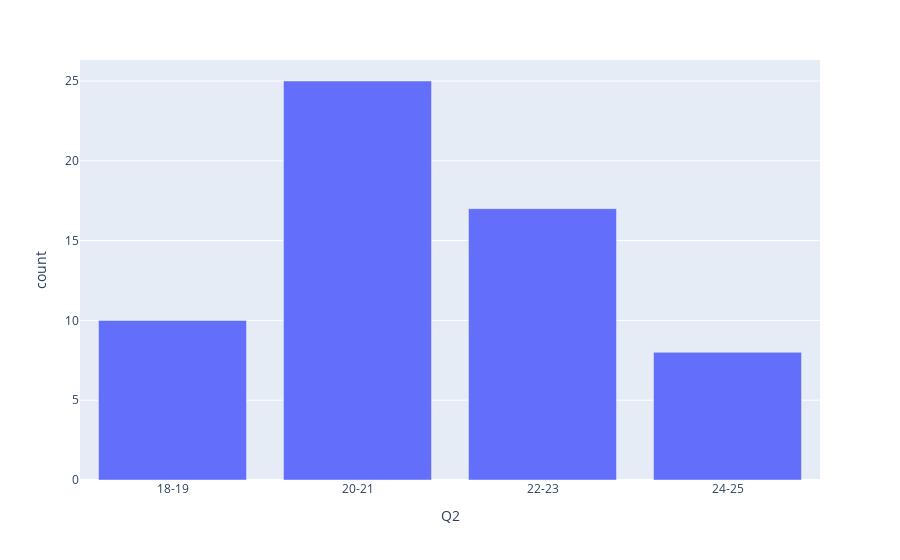

Write notebook code for a chart like this one.
### Code cell
# Vis 1
vis1_data = counter(df_csv, 'Q2')
fig = px.bar(data_frame=vis1_data, x='Q2', y='count')
fig.show()

### Figure 1 — Plotly figure (JSON) as saved in the notebook; plotly's stock layout.template omitted (floating-point values rounded to 4 significant figures)
{"data": [{"alignmentgroup": "True", "hovertemplate": "Q2=%{x}<br>count=%{y}<extra></extra>", "legendgroup": "", "marker": {"color": "#636efa", "pattern": {"shape": ""}}, "name": "", "offsetgroup": "", "orientation": "v", "showlegend": false, "textposition": "auto", "type": "bar", "x": ["18-19", "20-21", "22-23", "24-25"], "xaxis": "x", "y": [10, 25, 17, 8], "yaxis": "y"}], "layout": {"barmode": "relative", "legend": {"tracegroupgap": 0}, "margin": {"t": 60}, "xaxis": {"anchor": "y", "domain": [0, 1], "title": {"text": "Q2"}}, "yaxis": {"anchor": "x", "domain": [0, 1], "title": {"text": "count"}}}}
